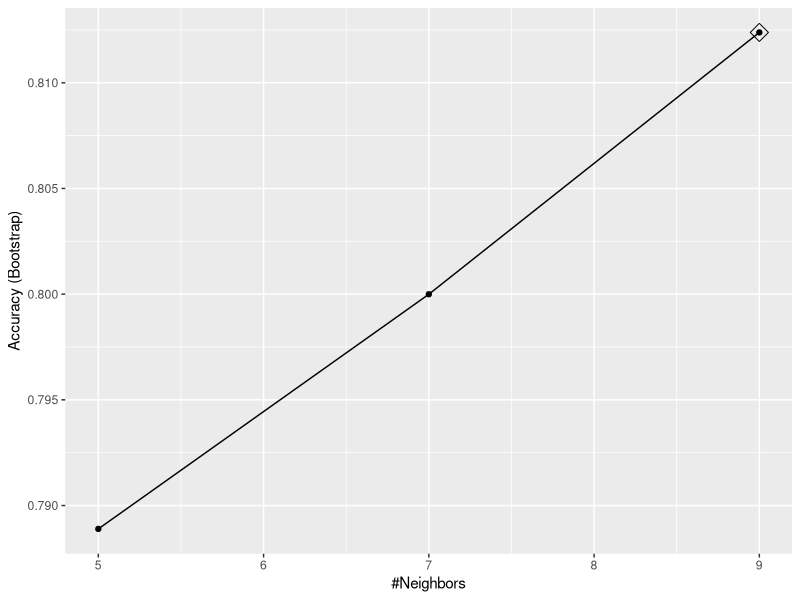
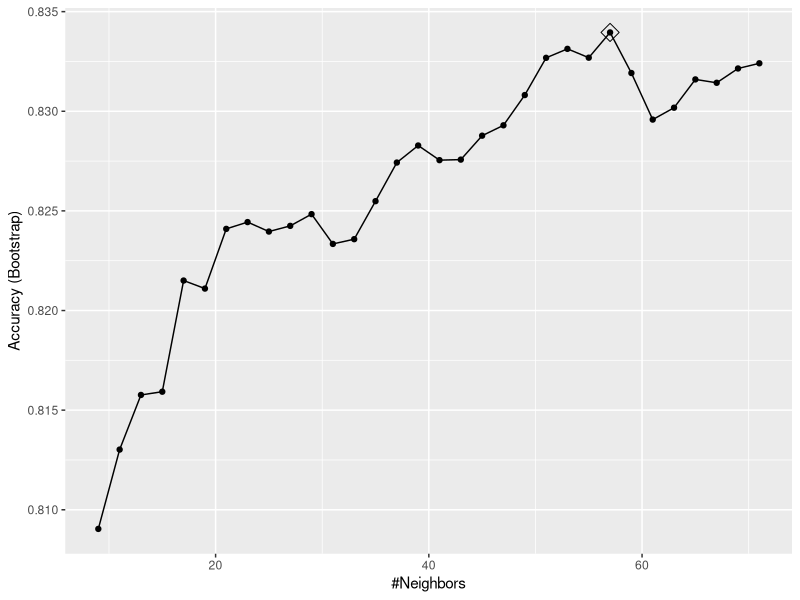
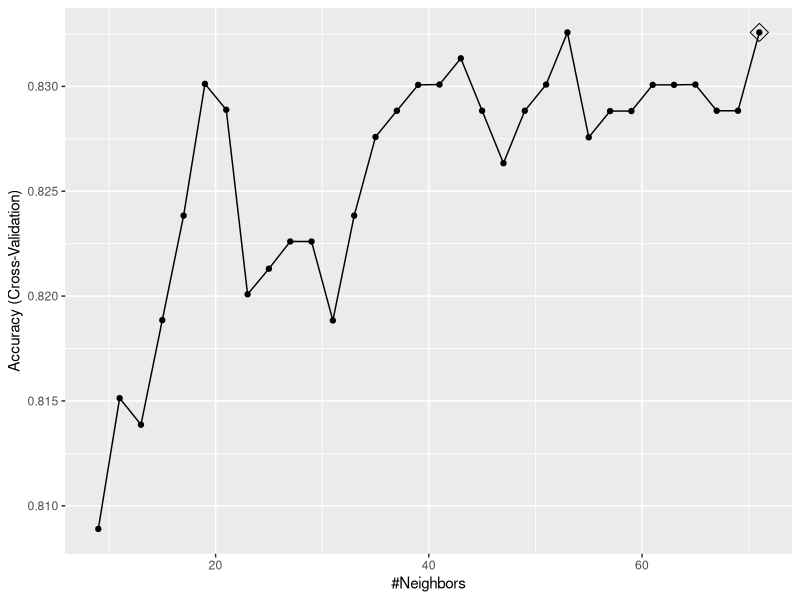
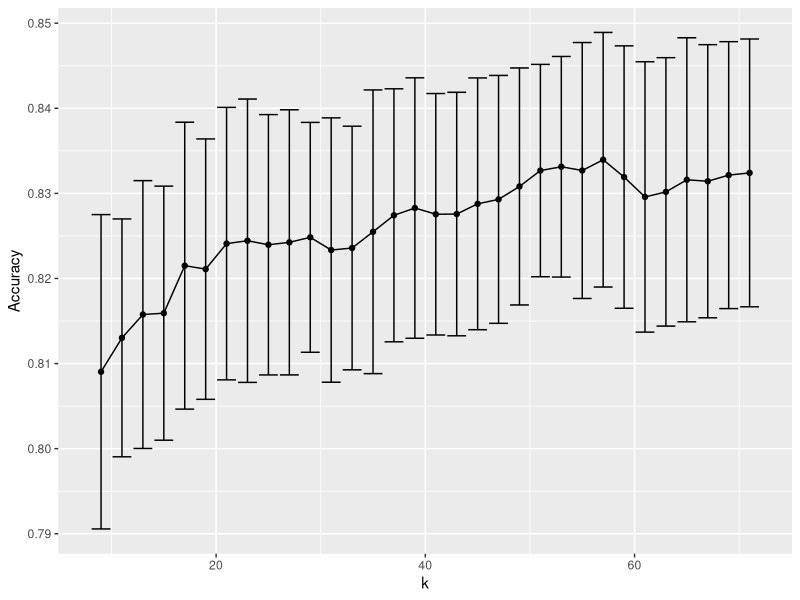
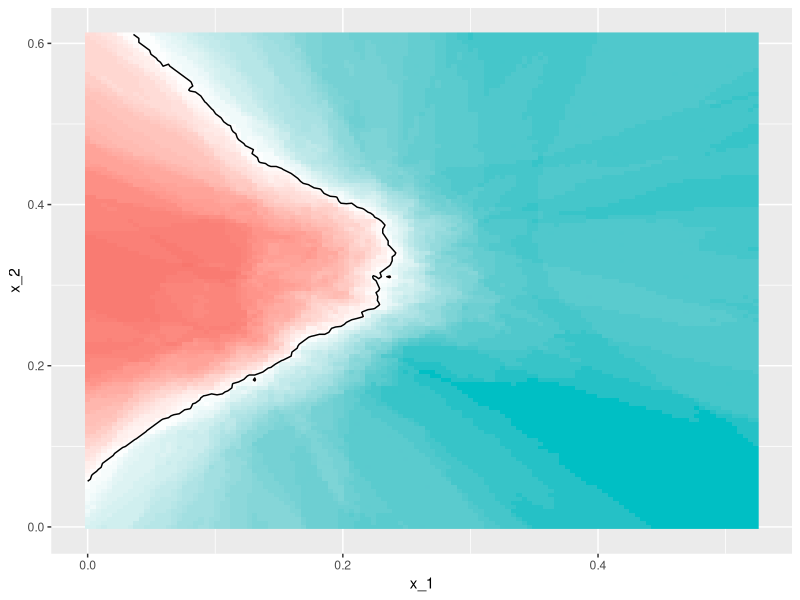
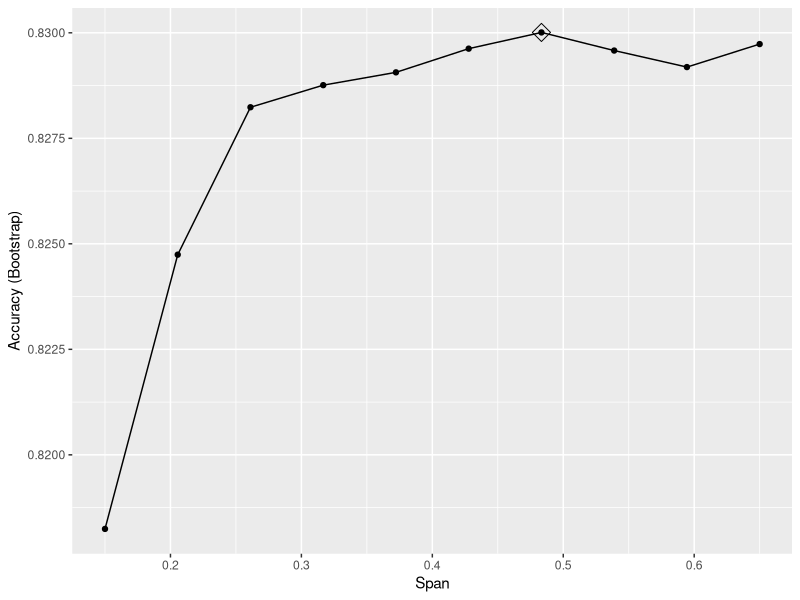
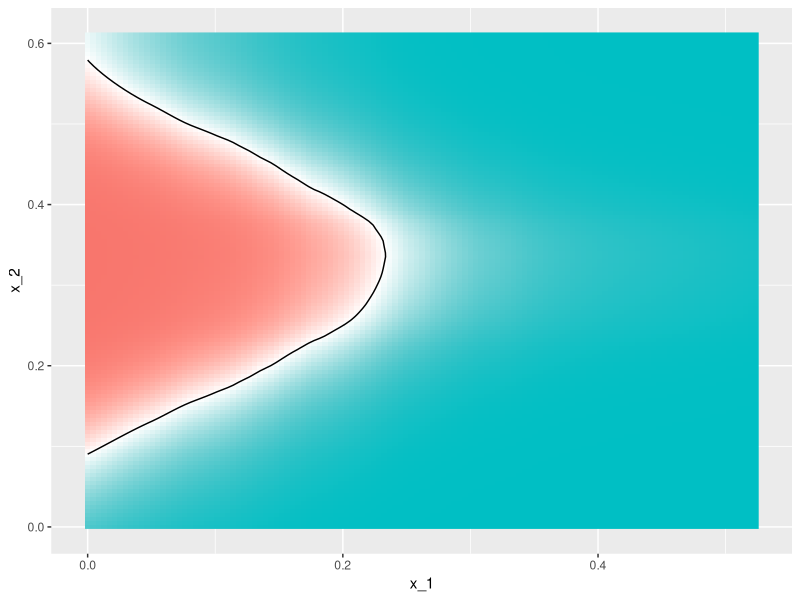

The R source for these figures, in order:
#5-1 caret package
library(tidyverse)
library(dslabs)
library(caret)
data("mnist_27")

train_glm <- train(y~., method="glm", data = mnist_27$train)
train_knn <- train(y~., method="knn", data = mnist_27$train)

y_hat_glm <- predict(train_glm, mnist_27$test, type = "raw")
y_hat_knn <- predict(train_knn, mnist_27$test, type = "raw")

confusionMatrix(y_hat_glm, mnist_27$test$y)$overall["Accuracy"]

confusionMatrix(y_hat_knn, mnist_27$test$y)$overall["Accuracy"]


# section 5-2 Tuning Parameters with Caret
getModelInfo("knn")
modelLookup("knn")

train_knn <- train(y~., method = "knn", 
                   data = mnist_27$train)
ggplot(train_knn, highlight = TRUE)

train_knn <- train(y~., method = "knn", 
                   data = mnist_27$train, 
                   tuneGrid = data.frame(k = seq(9,71,2)))
ggplot(train_knn, highlight = TRUE)

train_knn$bestTune
train_knn$finalModel
confusionMatrix(predict(train_knn, mnist_27$test, type = "raw"), 
                mnist_27$test$y)$overall["Accuracy"]

control <- trainControl(method = "cv", number = 10, p = 0.9)
train_knn_cv <- train(y~., method = "knn", 
                      data = mnist_27$train, 
                      tuneGrid = data.frame(k=seq(9,71,2)),
                      trControl = control)
ggplot(train_knn_cv, highlight = TRUE)

train_knn$results %>%
  ggplot(aes(x = k, y = Accuracy)) +
  geom_line() +
  geom_point() +
  geom_errorbar(aes(x=k, 
                    ymin = Accuracy - AccuracySD,
                    ymax = Accuracy + AccuracySD))

plot_cond_prob <- function(p_hat = NULL){
  tmp <- mnist_27$true_p
  if(!is.null(p_hat)) {
    tmp <- mutate(tmp, p = p_hat)
  }
  tmp %>% ggplot(aes(x_1, x_2, z=p, fill = p)) +
    geom_raster(show.legend = FALSE) +
    scale_fill_gradientn(colors=c("#F8766D","white","#00BFC4")) +
    stat_contour(breaks = c(0.5), color = "black")
}

plot_cond_prob(predict(train_knn, mnist_27$true_p, type = "prob")[,2])

install.packages("gam")
modelLookup("gamLoess")

grid <- expand.grid(span = seq(0.15, 0.65, len = 10), degree = 1)
train_loess <- train(y~., method = "gamLoess", 
                     tuneGrid = grid, 
                     data = mnist_27$train)
ggplot(train_loess, highlight = TRUE)

confusionMatrix(data = predict(train_loess, mnist_27$test), 
                reference = mnist_27$test$y)$overall["Accuracy"]

p1 <- plot_cond_prob(predict(train_loess, mnist_27$true_p,
                             type =  "prob")[,2])
p1
